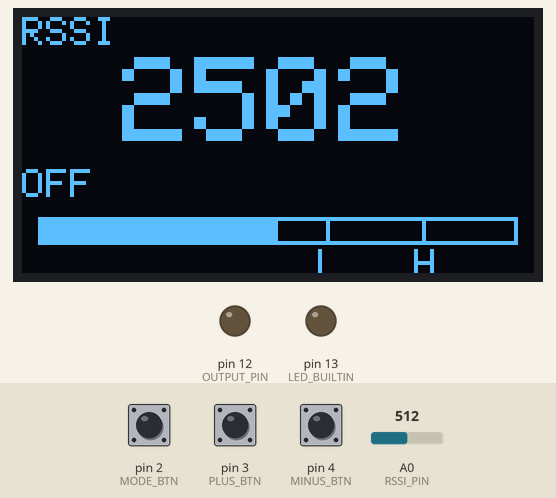
Recording of a sketch running on a simulated Arduino Uno, built with avr-gcc and run on an emulated ATmega328P. Shown: 128×64 one-colour display, output pins drawn as LEDs (lit = HIGH). Dashed ring = blinking. The test bench sets the inputs (shaded band); at power-on: A0 (RSSI_PIN) = 512, pin 2 (MODE_BTN) HIGH, pin 3 (PLUS_BTN) HIGH, pin 4 (MINUS_BTN) HIGH. EEPROM starts erased.

Above: at 3.7 s.
3.8 s: A0 (RSSI_PIN) set to 810
At 5.0 s:
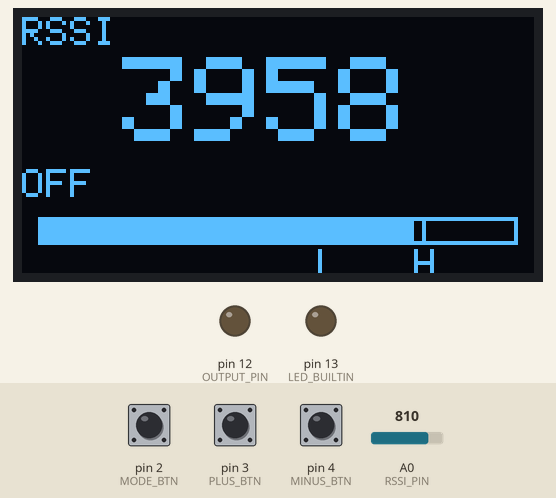
5.3 s: A0 (RSSI_PIN) set to 831
At 8.2 s:
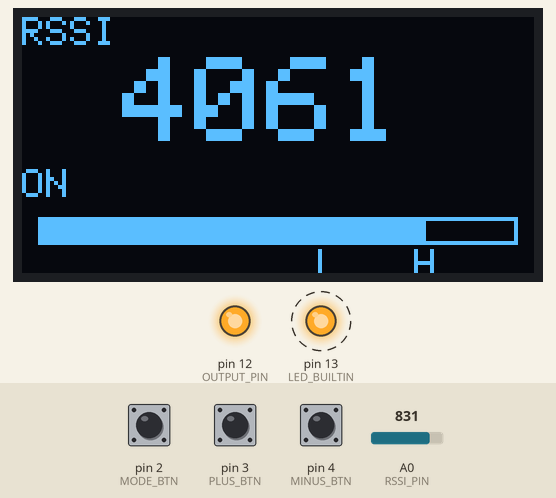
8.3 s: pin 2 (MODE_BTN) pulled LOW for 0.15 s
At 8.9 s:
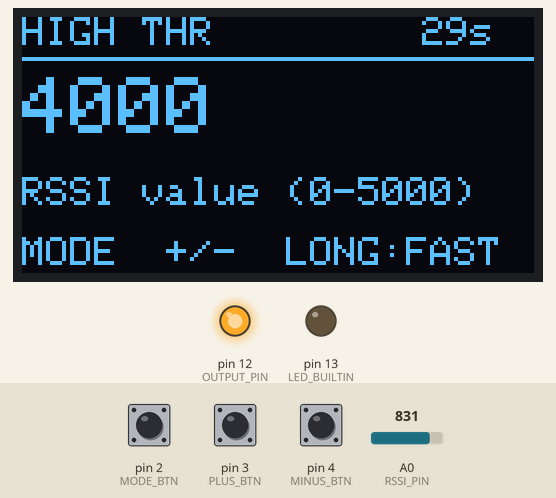
9.0 s: pin 2 (MODE_BTN) pulled LOW for 1 s
At 9.9 s:
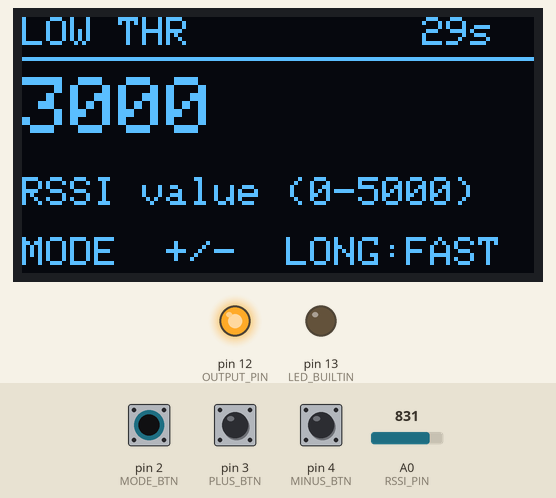
10.6 s: pin 2 (MODE_BTN) pulled LOW for 0.15 s
At 11.2 s:
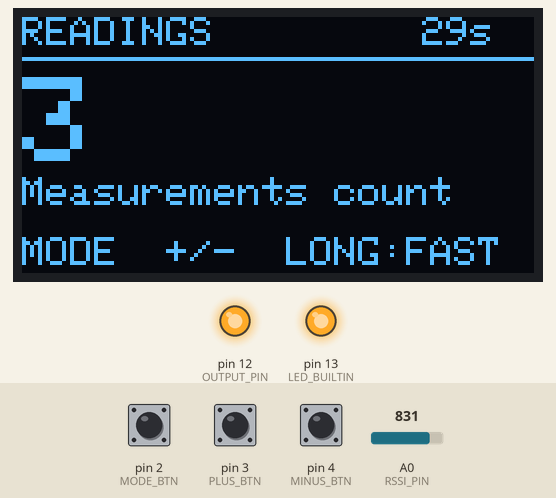
11.3 s: pin 2 (MODE_BTN) pulled LOW for 3.2 s
At 12.9 s:
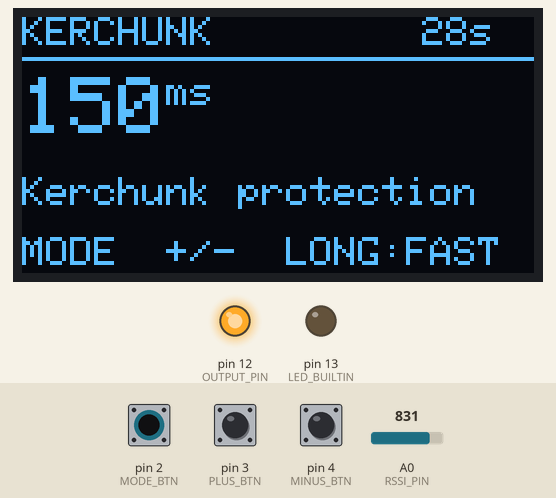
Timing chart, 0 to 43.0 s (numbered marks = the images above; inputs shaded):
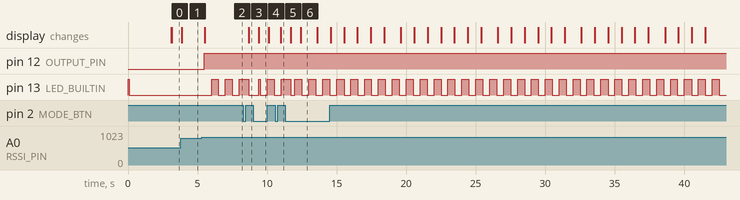

The sketch:

V.2.3.ino
```cpp
#include <Wire.h>
#include <Adafruit_GFX.h>
#include <Adafruit_SSD1306.h>
#include <EEPROM.h>

// Упрощенные определения для экономии памяти
#define SCREEN_WIDTH 128
#define SCREEN_HEIGHT 64
#define OLED_RESET -1
Adafruit_SSD1306 display(SCREEN_WIDTH, SCREEN_HEIGHT, &Wire, OLED_RESET);

// Пины
#define RSSI_PIN A0
#define OUTPUT_PIN 12
#define MODE_BTN 2
#define PLUS_BTN 3
#define MINUS_BTN 4

// Структура для хранения параметров в EEPROM
struct Settings {
  int highThreshold;      // 0-5000
  int lowThreshold;       // 0-5000
  byte readingsCount;     // 1-10
  byte kerchunkTimer;     // 0-50 ×10 мс = 0-500 мс
  byte holdTime;         // 0-50 ×10 мс = 0-500 мс
  byte fragmentationTime; // 0-50 ×10 мс = 0-500 мс
  byte outputLevel;       // 0=LOW active, 1=HIGH active
  int version;           // Версия для проверки данных
};

Settings settings;
const int EEPROM_ADDR = 0;

// Таймер для автоматического закрытия меню (30 секунд)
unsigned long lastMenuInteraction = 0;
const unsigned long MENU_TIMEOUT = 30000; // 30 секунд

// Переменные для быстрой регулировки при долгом нажатии
unsigned long plusPressTime = 0;
unsigned long minusPressTime = 0;
const unsigned long FAST_ADJUST_DELAY = 500; // 500 мс до быстрой регулировки
const unsigned long FAST_ADJUST_INTERVAL = 100; // Интервал быстрой регулировки
unsigned long lastFastAdjust = 0;

// Режимы настройки
enum {
  MODE_DISPLAY,      // 0 - Мониторинг
  MODE_HIGH,         // 1 - Высокий порог (теперь первый)
  MODE_LOW,          // 2 - Низкий порог (теперь второй)
  MODE_COUNT,        // 3 - Количество показаний
  MODE_KERCHUNK,     // 4 - Защита от керчакинга
  MODE_HOLD,         // 5 - Время удержания
  MODE_FRAG,         // 6 - Время фрагментации
  MODE_OUTPUT_LEVEL, // 7 - Уровень на выходе
  MODE_COUNT_TOTAL   // 8 - Общее количество режимов
};

byte currentMode = MODE_DISPLAY;

// Состояния системы
enum {
  STATE_IDLE,    // Ожидание сигнала
  STATE_CHECK,   // Проверка сигнала
  STATE_ACTIVE,  // Активная передача
  STATE_FRAG,    // Фрагментация
  STATE_HOLD     // Удержание
};

byte currentState = STATE_IDLE;
bool outputActive = false;

// Уменьшенный буфер для измерений
#define READINGS_BUFFER_SIZE 5
int rssiReadings[READINGS_BUFFER_SIZE]; // теперь int для значений 0-5000
byte readingIndex = 0;

// Таймеры
unsigned long stateEntryTime = 0;
bool showWelcome = true;
unsigned long welcomeStartTime = 0;

// Функции для работы с EEPROM
void loadSettings() {
  EEPROM.get(EEPROM_ADDR, settings);

  // Проверяем валидность данных (версия = 1)
  if (settings.version != 1) {
    // Загружаем значения по умолчанию
    settings.highThreshold = 4000;     // 0-5000
    settings.lowThreshold = 3000;      // 0-5000
    settings.readingsCount = 3;        // 1-10
    settings.kerchunkTimer = 15;       // 0-50 ×10 мс = 0-500 мс
    settings.holdTime = 10;            // 0-50 ×10 мс = 0-500 мс
    settings.fragmentationTime = 20;   // 0-50 ×10 мс = 0-500 мс
    settings.outputLevel = 1;          // 0=LOW active, 1=HIGH active
    settings.version = 1;              // Устанавливаем версию

    saveSettings();
  }
}

void saveSettings() {
  settings.version = 1; // Всегда сохраняем версию 1
  EEPROM.put(EEPROM_ADDR, settings);
}

void setup() {
  // Минимальная инициализация
  pinMode(LED_BUILTIN, OUTPUT);
  digitalWrite(LED_BUILTIN, HIGH);

  pinMode(RSSI_PIN, INPUT);
  pinMode(OUTPUT_PIN, OUTPUT);

  pinMode(MODE_BTN, INPUT_PULLUP);
  pinMode(PLUS_BTN, INPUT_PULLUP);
  pinMode(MINUS_BTN, INPUT_PULLUP);

  // Загружаем настройки из EEPROM
  EEPROM.begin();
  loadSettings();

  // Устанавливаем начальное состояние выхода
  digitalWrite(OUTPUT_PIN, settings.outputLevel == 1 ? LOW : HIGH);

  // Быстрая инициализация I2C
  Wire.begin();

  // Инициализация дисплея
  if(!display.begin(SSD1306_SWITCHCAPVCC, 0x3C)) {
    display.begin(SSD1306_EXTERNALVCC, 0x3C);
  }

  // Минимальная настройка дисплея
  display.clearDisplay();
  display.setTextColor(WHITE);
  display.setTextSize(1);

  // Показать экран приветствия с версией V.2.3
  showWelcomeScreen();
  welcomeStartTime = millis();

  // Инициализация буфера
  for(byte i = 0; i < READINGS_BUFFER_SIZE; i++) {
    rssiReadings[i] = 0;
  }

  digitalWrite(LED_BUILTIN, LOW);
}

void loop() {
  static unsigned long lastUpdate = 0;

  // Проверка времени показа приветствия (3 секунды)
  if(showWelcome && millis() - welcomeStartTime > 3000) {
    showWelcome = false;
    display.clearDisplay();
    display.display();
  }

  // Если показываем приветствие - не обрабатываем основную логику
  if(showWelcome) {
    delay(10);
    return;
  }

  // Проверка таймаута меню (30 секунд бездействия)
  if (currentMode != MODE_DISPLAY && (millis() - lastMenuInteraction > MENU_TIMEOUT)) {
    currentMode = MODE_DISPLAY;
    saveSettings(); // Сохраняем настройки при выходе из меню
  }

  // Чтение кнопок
  handleButtons();

  // Проверка долгого нажатия для быстрой регулировки
  checkFastAdjust();

  // Чтение RSSI (0-1023 → 0-5000)
  int rssiRaw = analogRead(RSSI_PIN);
  int rssiScaled = map(rssiRaw, 0, 1023, 0, 5000);

  // Для внутренней логики используем масштаб 0-50 (делим на 100)
  byte rssiForLogic = rssiScaled / 100;

  // Добавление в буфер
  rssiReadings[readingIndex] = rssiScaled;
  readingIndex = (readingIndex + 1) % READINGS_BUFFER_SIZE;

  // Подсчет валидных измерений (используем scaled/100 для сравнения с порогами/100)
  byte validCount = 0;
  for(byte i = 0; i < settings.readingsCount && i < READINGS_BUFFER_SIZE; i++) {
    byte idx = (readingIndex - 1 - i + READINGS_BUFFER_SIZE) % READINGS_BUFFER_SIZE;
    if((rssiReadings[idx] / 100) >= (settings.highThreshold / 100)) {
      validCount++;
    }
  }

  // Обработка состояний
  handleStateMachine(rssiForLogic, validCount);

  // Обновление дисплея каждые 200 мс
  if(millis() - lastUpdate > 200) {
    updateDisplay(rssiScaled, validCount);
    lastUpdate = millis();
  }

  // Индикация светодиодом
  if(outputActive) {
    digitalWrite(LED_BUILTIN, millis() % 1000 < 500);
  } else {
    digitalWrite(LED_BUILTIN, LOW);
  }

  delay(10);
}

void showWelcomeScreen() {
  display.clearDisplay();

  // Большой заголовок
  display.setTextSize(2);
  display.setCursor(10, 5);
  display.println("RSSI");
  display.setCursor(10, 25);
  display.println("CTRL");

  // Версия V.2.0 (автоматически)
  display.setTextSize(1);
  display.setCursor(80, 20);
  display.println("V.2.3");

  // Разделительная линия
  display.drawFastHLine(0, 50, 128, WHITE);

  // Информация
  display.setCursor(0, 55);
  display.print("MODE:SET  +/-:ADJ");

  display.display();
}

void handleButtons() {
  static byte lastModeState = HIGH;
  static byte lastPlusState = HIGH;
  static byte lastMinusState = HIGH;

  byte modeState = digitalRead(MODE_BTN);
  byte plusState = digitalRead(PLUS_BTN);
  byte minusState = digitalRead(MINUS_BTN);

  // Кнопка MODE
  if(modeState == LOW && lastModeState == HIGH) {
    delay(50);

    // Если выходим из режима настройки - сохраняем
    if (currentMode != MODE_DISPLAY) {
      saveSettings();
    }

    currentMode = (currentMode + 1) % MODE_COUNT_TOTAL;

    // Сбрасываем таймер взаимодействия с меню
    if (currentMode != MODE_DISPLAY) {
      lastMenuInteraction = millis();
    }

    delay(300);
  }
  lastModeState = modeState;

  // Кнопка PLUS (короткое нажатие)
  if(plusState == LOW && lastPlusState == HIGH) {
    plusPressTime = millis(); // Запоминаем время нажатия
    delay(50);
    adjustParameter(1, false); // Одиночное нажатие
    lastMenuInteraction = millis(); // Сбрасываем таймер
  }

  // Кнопка MINUS (короткое нажатие)
  if(minusState == LOW && lastMinusState == HIGH) {
    minusPressTime = millis(); // Запоминаем время нажатия
    delay(50);
    adjustParameter(-1, false); // Одиночное нажатие
    lastMenuInteraction = millis(); // Сбрасываем таймер
  }

  // Отпускание кнопок
  if(plusState == HIGH && lastPlusState == LOW) {
    plusPressTime = 0; // Сбрасываем время нажатия
  }

  if(minusState == HIGH && lastMinusState == LOW) {
    minusPressTime = 0; // Сбрасываем время нажатия
  }

  lastPlusState = plusState;
  lastMinusState = minusState;
}

void checkFastAdjust() {
  unsigned long currentTime = millis();

  // Быстрая регулировка PLUS
  if (plusPressTime > 0 && (currentTime - plusPressTime > FAST_ADJUST_DELAY)) {
    if (currentTime - lastFastAdjust > FAST_ADJUST_INTERVAL) {
      adjustParameter(1, true); // Быстрая регулировка на 1 единиц
      lastFastAdjust = currentTime;
      lastMenuInteraction = currentTime; // Сбрасываем таймер
    }
  }

  // Быстрая регулировка MINUS
  if (minusPressTime > 0 && (currentTime - minusPressTime > FAST_ADJUST_DELAY)) {
    if (currentTime - lastFastAdjust > FAST_ADJUST_INTERVAL) {
      adjustParameter(-1, true); // Быстрая регулировка на 1 единиц
      lastFastAdjust = currentTime;
      lastMenuInteraction = currentTime; // Сбрасываем таймер
    }
  }
}

void adjustParameter(int delta, bool isFast) {
  switch(currentMode) {
    case MODE_HIGH:
      if (isFast) {
        settings.highThreshold = constrain(settings.highThreshold + (delta * 10),
                                         settings.lowThreshold + 10, 5000);
      } else {
        settings.highThreshold = constrain(settings.highThreshold + delta,
                                         settings.lowThreshold + 10, 5000);
      }
      break;
    case MODE_LOW:
      if (isFast) {
        settings.lowThreshold = constrain(settings.lowThreshold + (delta * 10),
                                        0, settings.highThreshold - 10);
      } else {
        settings.lowThreshold = constrain(settings.lowThreshold + delta,
                                        0, settings.highThreshold - 10);
      }
      break;
    case MODE_COUNT:
      if (isFast) {
        settings.readingsCount = constrain(settings.readingsCount + delta, 1, 10);
      } else {
        settings.readingsCount = constrain(settings.readingsCount + delta, 1, 10);
      }
      break;
    case MODE_KERCHUNK:
      if (isFast) {
        settings.kerchunkTimer = constrain(settings.kerchunkTimer + delta, 5, 50);
      } else {
        settings.kerchunkTimer = constrain(settings.kerchunkTimer + delta, 5, 50);
      }
      break;
    case MODE_HOLD:
      if (isFast) {
        settings.holdTime = constrain(settings.holdTime + delta, 5, 50);
      } else {
        settings.holdTime = constrain(settings.holdTime + delta, 5, 50);
      }
      break;
    case MODE_FRAG:
      if (isFast) {
        settings.fragmentationTime = constrain(settings.fragmentationTime + delta, 5, 50);
      } else {
        settings.fragmentationTime = constrain(settings.fragmentationTime + delta, 5, 50);
      }
      break;
    case MODE_OUTPUT_LEVEL:
      settings.outputLevel = constrain(settings.outputLevel + delta, 0, 1);
      // Немедленно обновляем выход
      if(!outputActive) {
        digitalWrite(OUTPUT_PIN, settings.outputLevel == 1 ? LOW : HIGH);
      }
      break;
  }
}

void handleStateMachine(byte rssiScaled, byte validCount) {
  unsigned long currentTime = millis();

  switch(currentState) {
    case STATE_IDLE:
      if(validCount >= settings.readingsCount) {
        currentState = STATE_CHECK;
        stateEntryTime = currentTime;
      }
      outputActive = false;
      digitalWrite(OUTPUT_PIN, settings.outputLevel == 1 ? LOW : HIGH);
      break;

    case STATE_CHECK:
      if(currentTime - stateEntryTime >= (settings.kerchunkTimer * 10)) {
        currentState = STATE_ACTIVE;
        outputActive = true;
        digitalWrite(OUTPUT_PIN, settings.outputLevel == 1 ? HIGH : LOW);
      }
      if((rssiScaled * 100) < settings.lowThreshold) {
        currentState = STATE_IDLE;
      }
      break;

    case STATE_ACTIVE:
      if((rssiScaled * 100) < settings.lowThreshold) {
        currentState = STATE_FRAG;
        stateEntryTime = currentTime;
      }
      break;

    case STATE_FRAG:
      if((rssiScaled * 100) >= settings.highThreshold) {
        currentState = STATE_ACTIVE;
      } else if(currentTime - stateEntryTime >= (settings.fragmentationTime * 10)) {
        currentState = STATE_HOLD;
        stateEntryTime = currentTime;
        outputActive = false;
        digitalWrite(OUTPUT_PIN, settings.outputLevel == 1 ? LOW : HIGH);
      }
      break;

    case STATE_HOLD:
      if((rssiScaled * 100) >= settings.highThreshold) {
        currentState = STATE_ACTIVE;
        outputActive = true;
        digitalWrite(OUTPUT_PIN, settings.outputLevel == 1 ? HIGH : LOW);
      } else if(currentTime - stateEntryTime >= (settings.holdTime * 10)) {
        currentState = STATE_IDLE;
      }
      break;
  }
}

void updateDisplay(int rssiScaled, byte validCount) {
  display.clearDisplay();

  if(currentMode == MODE_DISPLAY) {
    // ========== РЕЖИМ МОНИТОРИНГА ==========

    // Поднятая на строку надпись RSSI (строка 0)
    display.setTextSize(1);
    display.setCursor(0, 0);
    display.print("RSSI");

    // Большое отображение RSSI в центре (0-5000) - поднято
    display.setTextSize(3);
    display.setCursor(25, 10); // Поднято на 5 пикселей
    if (rssiScaled < 1000) display.print(" ");
    display.print(rssiScaled);

    // Состояние выхода - поднято еще на одну строку
    display.setTextSize(1);
    display.setCursor(0, 38); // Было 40, стало 38 (поднято на 2 пикселя)
    display.print(outputActive ? "ON" : "OFF");

    // Простой график RSSI внизу (тонкая линия) - позиция не изменена
    int barWidth = map(rssiScaled, 0, 5000, 0, 120);
    display.drawRect(4, 50, 120, 7, WHITE);
    display.fillRect(4, 50, barWidth, 6, WHITE);

    // Маркеры порогов на графике с подписями L и H
    int highPos = map(settings.highThreshold, 0, 5000, 0, 120);
    int lowPos = map(settings.lowThreshold, 0, 5000, 0, 120);

    // Вертикальные линии маркеров
    display.drawFastVLine(4 + highPos, 50, 6, WHITE);
    display.drawFastVLine(4 + lowPos, 50, 6, WHITE);

    // Подписи L и H под маркерами
    display.setTextSize(1);

    // Подпись L (Low) - с проверкой чтобы не выйти за границы
    if (lowPos > 5) { // Если маркер не в самом начале
      display.setCursor(4 + lowPos - 2, 58); // Центрируем под маркером
      display.print("L");
    } else {
      display.setCursor(4 + lowPos, 58); // Если в начале, смещаем вправо
      display.print("L");
    }

    // Подпись H (High) - с проверкой чтобы не выйти за границы
    if (highPos < 115) { // Если маркер не в самом конце
      display.setCursor(4 + highPos - 2, 58); // Центрируем под маркером
      display.print("H");
    } else {
      display.setCursor(4 + highPos - 4, 58); // Если в конце, смещаем влево
      display.print("H");
    }

  } else {
    // ========== РЕЖИМ НАСТРОЙКИ ==========

    // Заголовок режима (верхняя строка)
    display.setTextSize(1);
    display.setCursor(0, 0);

    const char* modeTitles[] = {
      "MONITOR", "HIGH THR", "LOW THR", "READINGS",
      "KERCHUNK", "HOLD TIME", "FRAG TIME", "OUTPUT"
    };

    if(currentMode < MODE_COUNT_TOTAL) {
      display.print(modeTitles[currentMode]);
    }

    // Таймер до закрытия меню
    unsigned long timeLeft = (MENU_TIMEOUT - (millis() - lastMenuInteraction)) / 1000;
    if (timeLeft <= 30) {
      display.setCursor(100, 0);
      display.print(timeLeft);
      display.print("s");
    }

    // Разделительная линия
    display.drawFastHLine(0, 10, 128, WHITE);

    // Большое отображение значения - поднято
    display.setCursor(0, 15); // Поднято на 5 пикселей
    display.setTextSize(2);  // Средний шрифт

    switch(currentMode) {
      case MODE_HIGH:
        display.print(settings.highThreshold);
        break;
      case MODE_LOW:
        display.print(settings.lowThreshold);
        break;
      case MODE_COUNT:
        display.setTextSize(3);
        display.print(settings.readingsCount);
        break;
      case MODE_KERCHUNK:
        display.print(settings.kerchunkTimer * 10);
        display.setTextSize(1);
        display.print("ms");
        break;
      case MODE_HOLD:
        display.print(settings.holdTime * 10);
        display.setTextSize(1);
        display.print("ms");
        break;
      case MODE_FRAG:
        display.print(settings.fragmentationTime * 10);
        display.setTextSize(1);
        display.print("ms");
        break;
      case MODE_OUTPUT_LEVEL:
        display.setTextSize(2);
        display.print(settings.outputLevel == 1 ? "HIGH" : "LOW");
        break;
    }

    // Единицы измерения - подняты на одну строку
    display.setTextSize(1);

    switch(currentMode) {
      case MODE_HIGH:
      case MODE_LOW:
        display.setCursor(0, 40); // Было 45, стало 40 (поднято на 5 пикселей)
        display.print("RSSI value (0-5000)");
        break;
      case MODE_COUNT:
        display.setCursor(0, 40); // Было 45, стало 40 (поднято на 5 пикселей)
        display.print("Measurements count");
        break;
      case MODE_KERCHUNK:
        display.setCursor(0, 40); // Было 45, стало 40 (поднято на 5 пикселей)
        display.print("Kerchunk protection");
        break;
      case MODE_HOLD:
        display.setCursor(0, 40); // Было 45, стало 40 (поднято на 5 пикселей)
        display.print("Hold time");
        break;
      case MODE_FRAG:
        display.setCursor(0, 40); // Было 45, стало 40 (поднято на 5 пикселей)
        display.print("Fragmentation time");
        break;
      case MODE_OUTPUT_LEVEL:
        display.setCursor(0, 40); // Было 45, стало 40 (поднято на 5 пикселей)
        display.print("Output active level");
        break;
    }

    // Инструкция внизу - поднята на одну строку
    display.setCursor(0, 55); // Было 58, стало 55 (поднято на 3 пикселя)
    display.print("MODE  +/-  LONG:FAST");
  }

  display.display();
}
```

Measured:
- the behaviour switches between 818 and 819 on A0 (RSSI_PIN) (found by bisection; images 1 and 2)
- after the input at 3.8 s, the display: changes after 0.06 s (image 1)
- after the input at 5.3 s, pin 12 (OUTPUT_PIN): LOW → HIGH after 0.18 s; pin 13 (LED_BUILTIN): alternates HIGH for 0.50 s and LOW for 0.50 s, starting after 0.71 s; the display: changes after 0.21 s (image 2)
- after the input at 8.3 s, the display: changes after 0.38 s (image 3)
- after the input at 9.0 s, the display: changes after 0.39 s (image 4)
- after the input at 10.6 s, the display: changes after 0.38 s (image 5)
- after the input at 11.3 s, the display: first changes after 0.39 s (image 6 shows a later state)
